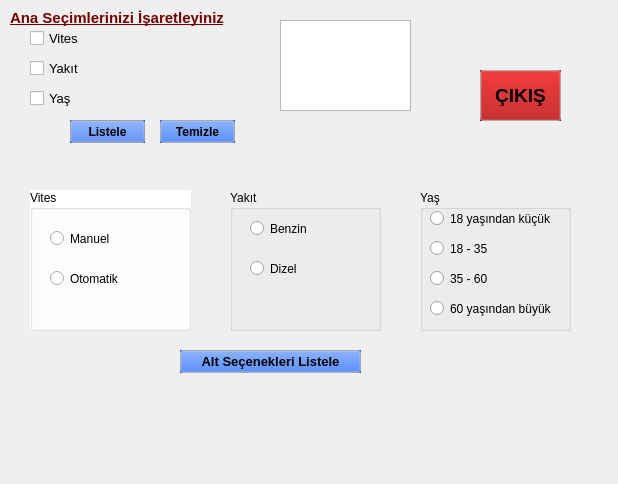
<?xml version="1.0" encoding="UTF-8"?>
<ui version="4.0">
 <class>Dialog</class>
 <widget class="QDialog" name="Dialog">
  <property name="geometry">
   <rect>
    <x>0</x>
    <y>0</y>
    <width>618</width>
    <height>484</height>
   </rect>
  </property>
  <property name="windowTitle">
   <string>Dialog</string>
  </property>
  <widget class="QCheckBox" name="checkBox">
   <property name="geometry">
    <rect>
     <x>30</x>
     <y>30</y>
     <width>70</width>
     <height>17</height>
    </rect>
   </property>
   <property name="font">
    <font>
     <pointsize>10</pointsize>
    </font>
   </property>
   <property name="text">
    <string>Vites</string>
   </property>
  </widget>
  <widget class="QCheckBox" name="checkBox_2">
   <property name="geometry">
    <rect>
     <x>30</x>
     <y>60</y>
     <width>70</width>
     <height>17</height>
    </rect>
   </property>
   <property name="font">
    <font>
     <pointsize>10</pointsize>
    </font>
   </property>
   <property name="text">
    <string>Yakıt</string>
   </property>
  </widget>
  <widget class="QCheckBox" name="checkBox_3">
   <property name="geometry">
    <rect>
     <x>30</x>
     <y>90</y>
     <width>70</width>
     <height>17</height>
    </rect>
   </property>
   <property name="font">
    <font>
     <pointsize>10</pointsize>
    </font>
   </property>
   <property name="text">
    <string>Yaş</string>
   </property>
  </widget>
  <widget class="QLabel" name="label">
   <property name="geometry">
    <rect>
     <x>10</x>
     <y>10</y>
     <width>241</width>
     <height>16</height>
    </rect>
   </property>
   <property name="palette">
    <palette>
     <active>
      <colorrole role="WindowText">
       <brush brushstyle="SolidPattern">
        <color alpha="255">
         <red>118</red>
         <green>0</green>
         <blue>0</blue>
        </color>
       </brush>
      </colorrole>
     </active>
     <inactive>
      <colorrole role="WindowText">
       <brush brushstyle="SolidPattern">
        <color alpha="255">
         <red>118</red>
         <green>0</green>
         <blue>0</blue>
        </color>
       </brush>
      </colorrole>
     </inactive>
     <disabled>
      <colorrole role="WindowText">
       <brush brushstyle="SolidPattern">
        <color alpha="255">
         <red>120</red>
         <green>120</green>
         <blue>120</blue>
        </color>
       </brush>
      </colorrole>
     </disabled>
    </palette>
   </property>
   <property name="font">
    <font>
     <pointsize>11</pointsize>
     <weight>75</weight>
     <bold>true</bold>
     <underline>true</underline>
    </font>
   </property>
   <property name="text">
    <string>Ana Seçimlerinizi İşaretleyiniz</string>
   </property>
  </widget>
  <widget class="QPushButton" name="btn_listele">
   <property name="geometry">
    <rect>
     <x>70</x>
     <y>120</y>
     <width>75</width>
     <height>23</height>
    </rect>
   </property>
   <property name="palette">
    <palette>
     <active>
      <colorrole role="Button">
       <brush brushstyle="SolidPattern">
        <color alpha="255">
         <red>0</red>
         <green>85</green>
         <blue>255</blue>
        </color>
       </brush>
      </colorrole>
      <colorrole role="Highlight">
       <brush brushstyle="SolidPattern">
        <color alpha="255">
         <red>255</red>
         <green>255</green>
         <blue>255</blue>
        </color>
       </brush>
      </colorrole>
     </active>
     <inactive>
      <colorrole role="Button">
       <brush brushstyle="SolidPattern">
        <color alpha="255">
         <red>0</red>
         <green>85</green>
         <blue>255</blue>
        </color>
       </brush>
      </colorrole>
      <colorrole role="Highlight">
       <brush brushstyle="SolidPattern">
        <color alpha="255">
         <red>255</red>
         <green>255</green>
         <blue>255</blue>
        </color>
       </brush>
      </colorrole>
     </inactive>
     <disabled>
      <colorrole role="Button">
       <brush brushstyle="SolidPattern">
        <color alpha="255">
         <red>0</red>
         <green>85</green>
         <blue>255</blue>
        </color>
       </brush>
      </colorrole>
      <colorrole role="Highlight">
       <brush brushstyle="SolidPattern">
        <color alpha="255">
         <red>51</red>
         <green>153</green>
         <blue>255</blue>
        </color>
       </brush>
      </colorrole>
     </disabled>
    </palette>
   </property>
   <property name="font">
    <font>
     <pointsize>9</pointsize>
     <weight>75</weight>
     <bold>true</bold>
    </font>
   </property>
   <property name="autoFillBackground">
    <bool>true</bool>
   </property>
   <property name="text">
    <string>Listele</string>
   </property>
  </widget>
  <widget class="QPushButton" name="btn_temizle">
   <property name="geometry">
    <rect>
     <x>160</x>
     <y>120</y>
     <width>75</width>
     <height>23</height>
    </rect>
   </property>
   <property name="palette">
    <palette>
     <active>
      <colorrole role="Button">
       <brush brushstyle="SolidPattern">
        <color alpha="255">
         <red>0</red>
         <green>85</green>
         <blue>255</blue>
        </color>
       </brush>
      </colorrole>
     </active>
     <inactive>
      <colorrole role="Button">
       <brush brushstyle="SolidPattern">
        <color alpha="255">
         <red>0</red>
         <green>85</green>
         <blue>255</blue>
        </color>
       </brush>
      </colorrole>
     </inactive>
     <disabled>
      <colorrole role="Button">
       <brush brushstyle="SolidPattern">
        <color alpha="255">
         <red>0</red>
         <green>85</green>
         <blue>255</blue>
        </color>
       </brush>
      </colorrole>
     </disabled>
    </palette>
   </property>
   <property name="font">
    <font>
     <pointsize>9</pointsize>
     <weight>75</weight>
     <bold>true</bold>
    </font>
   </property>
   <property name="autoFillBackground">
    <bool>true</bool>
   </property>
   <property name="text">
    <string>Temizle</string>
   </property>
  </widget>
  <widget class="QPlainTextEdit" name="secim_textedit">
   <property name="geometry">
    <rect>
     <x>280</x>
     <y>20</y>
     <width>131</width>
     <height>91</height>
    </rect>
   </property>
  </widget>
  <widget class="QGroupBox" name="gbox_vites">
   <property name="geometry">
    <rect>
     <x>30</x>
     <y>190</y>
     <width>161</width>
     <height>141</height>
    </rect>
   </property>
   <property name="palette">
    <palette>
     <active>
      <colorrole role="Base">
       <brush brushstyle="SolidPattern">
        <color alpha="255">
         <red>255</red>
         <green>255</green>
         <blue>255</blue>
        </color>
       </brush>
      </colorrole>
      <colorrole role="Window">
       <brush brushstyle="SolidPattern">
        <color alpha="255">
         <red>255</red>
         <green>255</green>
         <blue>255</blue>
        </color>
       </brush>
      </colorrole>
      <colorrole role="HighlightedText">
       <brush brushstyle="SolidPattern">
        <color alpha="255">
         <red>255</red>
         <green>170</green>
         <blue>255</blue>
        </color>
       </brush>
      </colorrole>
     </active>
     <inactive>
      <colorrole role="Base">
       <brush brushstyle="SolidPattern">
        <color alpha="255">
         <red>255</red>
         <green>255</green>
         <blue>255</blue>
        </color>
       </brush>
      </colorrole>
      <colorrole role="Window">
       <brush brushstyle="SolidPattern">
        <color alpha="255">
         <red>255</red>
         <green>255</green>
         <blue>255</blue>
        </color>
       </brush>
      </colorrole>
      <colorrole role="HighlightedText">
       <brush brushstyle="SolidPattern">
        <color alpha="255">
         <red>255</red>
         <green>170</green>
         <blue>255</blue>
        </color>
       </brush>
      </colorrole>
     </inactive>
     <disabled>
      <colorrole role="Base">
       <brush brushstyle="SolidPattern">
        <color alpha="255">
         <red>255</red>
         <green>255</green>
         <blue>255</blue>
        </color>
       </brush>
      </colorrole>
      <colorrole role="Window">
       <brush brushstyle="SolidPattern">
        <color alpha="255">
         <red>255</red>
         <green>255</green>
         <blue>255</blue>
        </color>
       </brush>
      </colorrole>
      <colorrole role="HighlightedText">
       <brush brushstyle="SolidPattern">
        <color alpha="255">
         <red>255</red>
         <green>170</green>
         <blue>255</blue>
        </color>
       </brush>
      </colorrole>
     </disabled>
    </palette>
   </property>
   <property name="font">
    <font>
     <pointsize>9</pointsize>
     <weight>50</weight>
     <bold>false</bold>
    </font>
   </property>
   <property name="autoFillBackground">
    <bool>true</bool>
   </property>
   <property name="title">
    <string>Vites</string>
   </property>
   <widget class="QRadioButton" name="radioButton">
    <property name="geometry">
     <rect>
      <x>20</x>
      <y>40</y>
      <width>82</width>
      <height>17</height>
     </rect>
    </property>
    <property name="text">
     <string>Manuel</string>
    </property>
   </widget>
   <widget class="QRadioButton" name="radioButton_2">
    <property name="geometry">
     <rect>
      <x>20</x>
      <y>80</y>
      <width>82</width>
      <height>17</height>
     </rect>
    </property>
    <property name="text">
     <string>Otomatik</string>
    </property>
   </widget>
  </widget>
  <widget class="QGroupBox" name="gbox_yakit">
   <property name="geometry">
    <rect>
     <x>230</x>
     <y>190</y>
     <width>151</width>
     <height>141</height>
    </rect>
   </property>
   <property name="font">
    <font>
     <pointsize>9</pointsize>
    </font>
   </property>
   <property name="title">
    <string>Yakıt</string>
   </property>
   <widget class="QRadioButton" name="radioButton_3">
    <property name="geometry">
     <rect>
      <x>20</x>
      <y>30</y>
      <width>82</width>
      <height>17</height>
     </rect>
    </property>
    <property name="text">
     <string>Benzin</string>
    </property>
   </widget>
   <widget class="QRadioButton" name="radioButton_4">
    <property name="geometry">
     <rect>
      <x>20</x>
      <y>70</y>
      <width>82</width>
      <height>17</height>
     </rect>
    </property>
    <property name="text">
     <string>Dizel</string>
    </property>
   </widget>
  </widget>
  <widget class="QPushButton" name="secenek_btn">
   <property name="geometry">
    <rect>
     <x>180</x>
     <y>350</y>
     <width>181</width>
     <height>23</height>
    </rect>
   </property>
   <property name="palette">
    <palette>
     <active>
      <colorrole role="Button">
       <brush brushstyle="SolidPattern">
        <color alpha="255">
         <red>0</red>
         <green>85</green>
         <blue>255</blue>
        </color>
       </brush>
      </colorrole>
     </active>
     <inactive>
      <colorrole role="Button">
       <brush brushstyle="SolidPattern">
        <color alpha="255">
         <red>0</red>
         <green>85</green>
         <blue>255</blue>
        </color>
       </brush>
      </colorrole>
     </inactive>
     <disabled>
      <colorrole role="Button">
       <brush brushstyle="SolidPattern">
        <color alpha="255">
         <red>0</red>
         <green>85</green>
         <blue>255</blue>
        </color>
       </brush>
      </colorrole>
     </disabled>
    </palette>
   </property>
   <property name="font">
    <font>
     <pointsize>10</pointsize>
     <weight>75</weight>
     <bold>true</bold>
    </font>
   </property>
   <property name="autoFillBackground">
    <bool>true</bool>
   </property>
   <property name="text">
    <string>Alt Seçenekleri Listele</string>
   </property>
  </widget>
  <widget class="QGroupBox" name="gbox_yas">
   <property name="geometry">
    <rect>
     <x>420</x>
     <y>190</y>
     <width>151</width>
     <height>141</height>
    </rect>
   </property>
   <property name="font">
    <font>
     <pointsize>9</pointsize>
    </font>
   </property>
   <property name="title">
    <string>Yaş</string>
   </property>
   <widget class="QRadioButton" name="radioButton_5">
    <property name="geometry">
     <rect>
      <x>10</x>
      <y>20</y>
      <width>121</width>
      <height>17</height>
     </rect>
    </property>
    <property name="text">
     <string>18 yaşından küçük</string>
    </property>
   </widget>
   <widget class="QRadioButton" name="radioButton_6">
    <property name="geometry">
     <rect>
      <x>10</x>
      <y>50</y>
      <width>82</width>
      <height>17</height>
     </rect>
    </property>
    <property name="text">
     <string>18 - 35</string>
    </property>
   </widget>
   <widget class="QRadioButton" name="radioButton_7">
    <property name="geometry">
     <rect>
      <x>10</x>
      <y>80</y>
      <width>82</width>
      <height>17</height>
     </rect>
    </property>
    <property name="text">
     <string>35 - 60</string>
    </property>
   </widget>
   <widget class="QRadioButton" name="radioButton_8">
    <property name="geometry">
     <rect>
      <x>10</x>
      <y>110</y>
      <width>121</width>
      <height>17</height>
     </rect>
    </property>
    <property name="text">
     <string>60 yaşından büyük</string>
    </property>
   </widget>
  </widget>
  <widget class="QPushButton" name="pushButton">
   <property name="geometry">
    <rect>
     <x>480</x>
     <y>70</y>
     <width>81</width>
     <height>51</height>
    </rect>
   </property>
   <property name="palette">
    <palette>
     <active>
      <colorrole role="Button">
       <brush brushstyle="SolidPattern">
        <color alpha="255">
         <red>170</red>
         <green>0</green>
         <blue>0</blue>
        </color>
       </brush>
      </colorrole>
     </active>
     <inactive>
      <colorrole role="Button">
       <brush brushstyle="SolidPattern">
        <color alpha="255">
         <red>170</red>
         <green>0</green>
         <blue>0</blue>
        </color>
       </brush>
      </colorrole>
     </inactive>
     <disabled>
      <colorrole role="Button">
       <brush brushstyle="SolidPattern">
        <color alpha="255">
         <red>170</red>
         <green>0</green>
         <blue>0</blue>
        </color>
       </brush>
      </colorrole>
     </disabled>
    </palette>
   </property>
   <property name="font">
    <font>
     <pointsize>14</pointsize>
     <weight>75</weight>
     <bold>true</bold>
    </font>
   </property>
   <property name="autoFillBackground">
    <bool>true</bool>
   </property>
   <property name="text">
    <string>ÇIKIŞ</string>
   </property>
  </widget>
 </widget>
 <layoutdefault spacing="6" margin="11"/>
 <resources/>
 <connections>
  <connection>
   <sender>pushButton</sender>
   <signal>clicked()</signal>
   <receiver>Dialog</receiver>
   <slot>reject()</slot>
   <hints>
    <hint type="sourcelabel">
     <x>523</x>
     <y>110</y>
    </hint>
    <hint type="destinationlabel">
     <x>633</x>
     <y>171</y>
    </hint>
   </hints>
  </connection>
 </connections>
</ui>
